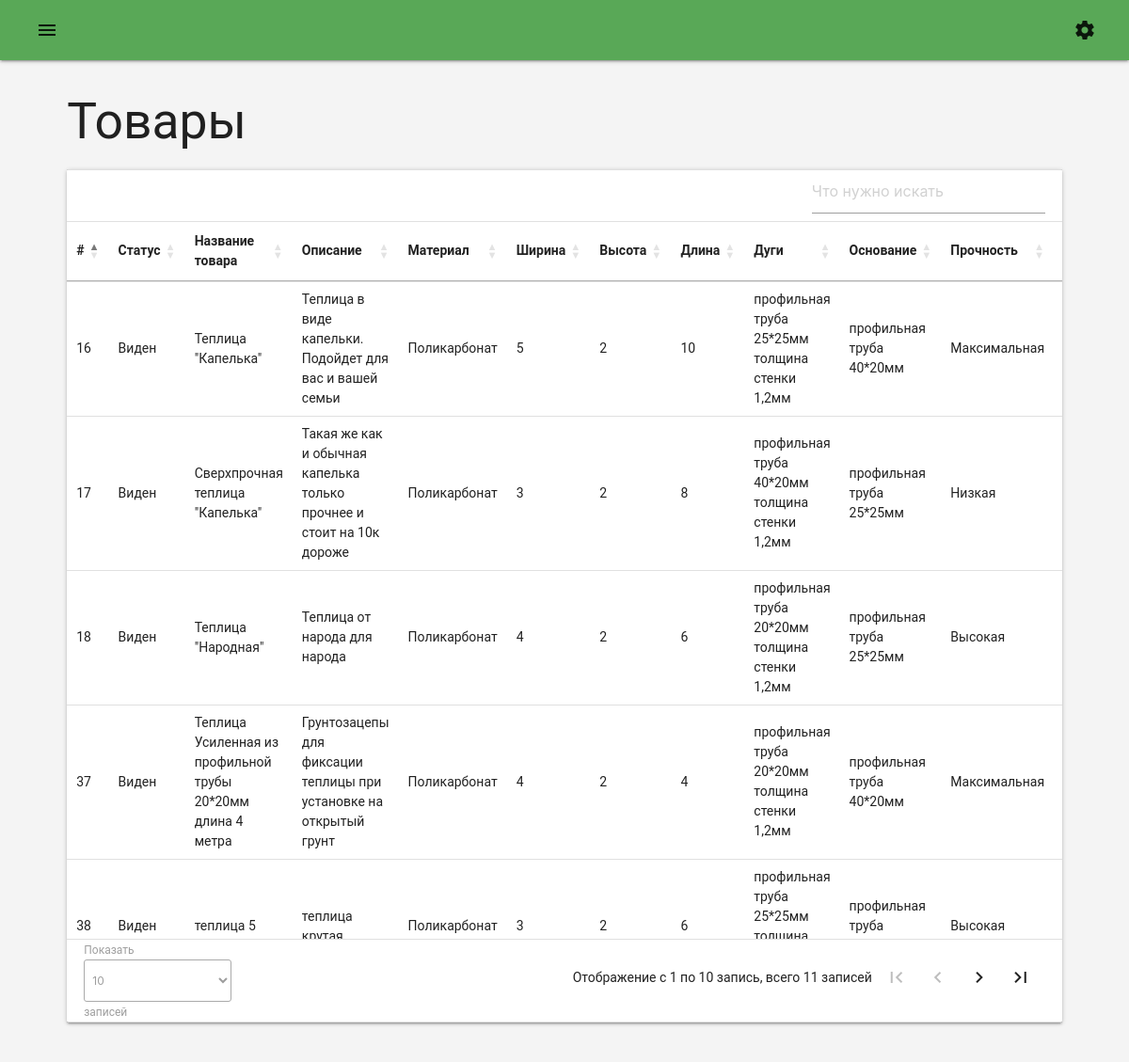
/admin/products.php (signed in), run on the app's committed database.
### tables this page shows
CREATE TABLE `catalog_product` (
  `id` int NOT NULL COMMENT 'id',
  `product_name` varchar(255) DEFAULT NULL COMMENT 'Название товара',
  `product_price` decimal(10,2) DEFAULT NULL COMMENT 'Цена',
  `discount_price` decimal(10,2) DEFAULT NULL COMMENT 'Цена со скидкой',
  `material_type` varchar(100) DEFAULT NULL COMMENT 'Тип материала',
  `height` int DEFAULT NULL COMMENT 'Высота',
  `width` int DEFAULT NULL COMMENT 'Ширина',
  `length` int DEFAULT NULL COMMENT 'Длина',
  `arcs` varchar(100) DEFAULT NULL COMMENT 'Дуги',
  `base` varchar(100) DEFAULT NULL COMMENT 'Основание',
  `durability` varchar(30) DEFAULT NULL COMMENT 'Прочность',
  `description` varchar(1000) DEFAULT NULL COMMENT 'Описание товара',
  `image_path` varchar(255) DEFAULT NULL COMMENT 'Путь к фото товара',
  `available` int DEFAULT NULL COMMENT 'Статус'
);

### admin/products.php (the view, shortened to what this page needs)
<?php require_once 'layouts/header.php' ?>
<main>
  <div class="container90">
    <div class="row">
      <div class="col s12">
        <h2 class="section-title">Товары</h2>
        <div class="card">
          <table id="table-product" class="dataTables-products">
            <thead>
              <tr>
                <th>#</th>
                <th>Статус</th>
                <th>Название товара</th>
                <th>Описание</th>
                <th>Материал</th>
                <th>Ширина</th>
                <th>Высота</th>
                <th>Длина</th>
                <th>Дуги</th>
                <th>Основание</th>
                <th>Прочность</th>
                <th>Цена</th>
              </tr>
            </thead>
            <tbody>
              <?php
                require_once 'php/connection.php';
                $mysql -> set_charset("utf8");
                $query = mysqli_query($mysql, "SELECT * FROM `catalog_product`");
                while($row = mysqli_fetch_assoc($query)) {
              ?>
              <tr>
                <td class="id"><?= $row['id'] ?></td>
                <td class="available"><?php if ($row['available'] == 1) {echo "Виден";} else {echo "Скрыт";} ?></td>
                <td class="product_name">
                  <span class="bd-text"><?= $row['product_name'] ?></span>
                </td>
                <td class="description">
                  <span class="bd-text"><?= $row['description'] ?></span>
                </td>
                <td class="material_type">
                  <span class="bd-text"><?= $row['material_type'] ?></span>
                </td>
                <td class="width">
                  <span class="bd-text"><?= $row['width'] ?></span>
                </td>
                <td class="height">
                  <span class="bd-text"><?= $row['height'] ?></span>
                </td>
                <td class="length">
                  <span class="bd-text"><?= $row['length'] ?></span>
                </td>
                <td class="arcs">
                  <span class="bd-text"><?= $row['arcs'] ?></span>
                </td>
                <td class="base">
                  <span class="bd-text"><?= $row['base'] ?></span>
                </td>
                <td class="durability">
                  <span class="bd-text"><?= $row['durability'] ?></span>
                </td>
                <td class="product_price">
                </td>
              </tr>
              <?php } ?>
            </tbody>
          </table>
        </div>
      </div>
    </div>
  </div>
</main>
<?php require_once 'layouts/footer.php' ?>

### admin/assets/style/css/style.css (style rules this page uses)
body { background-color: #f4f4f4; font-family: Roboto,Oxygen-Sans,Ubuntu,Cantarell,"Helvetica Neue",sans-serif; font-size: 14px; color: rgba(0, 0, 0, 0.87); }
tr { border-bottom: 1px solid rgba(0, 0, 0, 0.12); }
.dataTables_wrapper.no-footer .dataTables_scrollHead .dataTables_scrollHeadInner table.dataTable { border-top: 1px solid rgba(0, 0, 0, 0.12); }
.dataTables_wrapper.no-footer div.dataTables_scrollHead table.dataTable { border-bottom: none; }
.dataTables_wrapper.no-footer div.dataTables_scrollBody > table { border-bottom: none; }
.dataTables_wrapper .dataTables_scroll div.dataTables_scrollBody > table > tbody > tr > td { user-select: none; }
table.dataTable { border-collapse: collapse; }
table.dataTable thead th { border: none; }
.container90 { margin: 0 auto; width: 90%; }

### data on the page
catalog_product: id "16", available "Виден", product_name "Теплица \"Капелька\"", description "Теплица в виде капельки. Подойдет для вас и вашей семьи", material_type "Поликарбонат", width "5", height "2", length "10", arcs "профильная труба 25*25мм толщина стенки 1,2мм", base "профильная труба 40*20мм", durability "Максимальная"
catalog_product: id "17", available "Виден", product_name "Сверхпрочная теплица \"Капелька\"", description "Такая же как и обычная капелька только прочнее и стоит на 10к дороже", material_type "Поликарбонат", width "3", height "2", length "8", arcs "профильная труба 40*20мм толщина стенки 1,2мм", base "профильная труба 25*25мм", durability "Низкая"
catalog_product: id "18", available "Виден", product_name "Теплица \"Народная\"", description "Теплица от народа для народа", material_type "Поликарбонат", width "4", height "2", length "6", arcs "профильная труба 20*20мм толщина стенки 1,2мм", base "профильная труба 25*25мм", durability "Высокая"
catalog_product: id "37", available "Виден", product_name "Теплица Усиленная из профильной трубы 20*20мм длина 4 метра", description "Грунтозацепы для фиксации теплицы при установке на открытый грунт", material_type "Поликарбонат", width "4", height "2", length "4", arcs "профильная труба 20*20мм толщина стенки 1,2мм", base "профильная труба 40*20мм", durability "Максимальная"
catalog_product: id "38", available "Виден", product_name "теплица 5", description "теплица крутая", material_type "Поликарбонат", width "3", height "2", length "6", arcs "профильная труба 25*25мм толщина…", base "профильная труба…", durability "Высокая"
